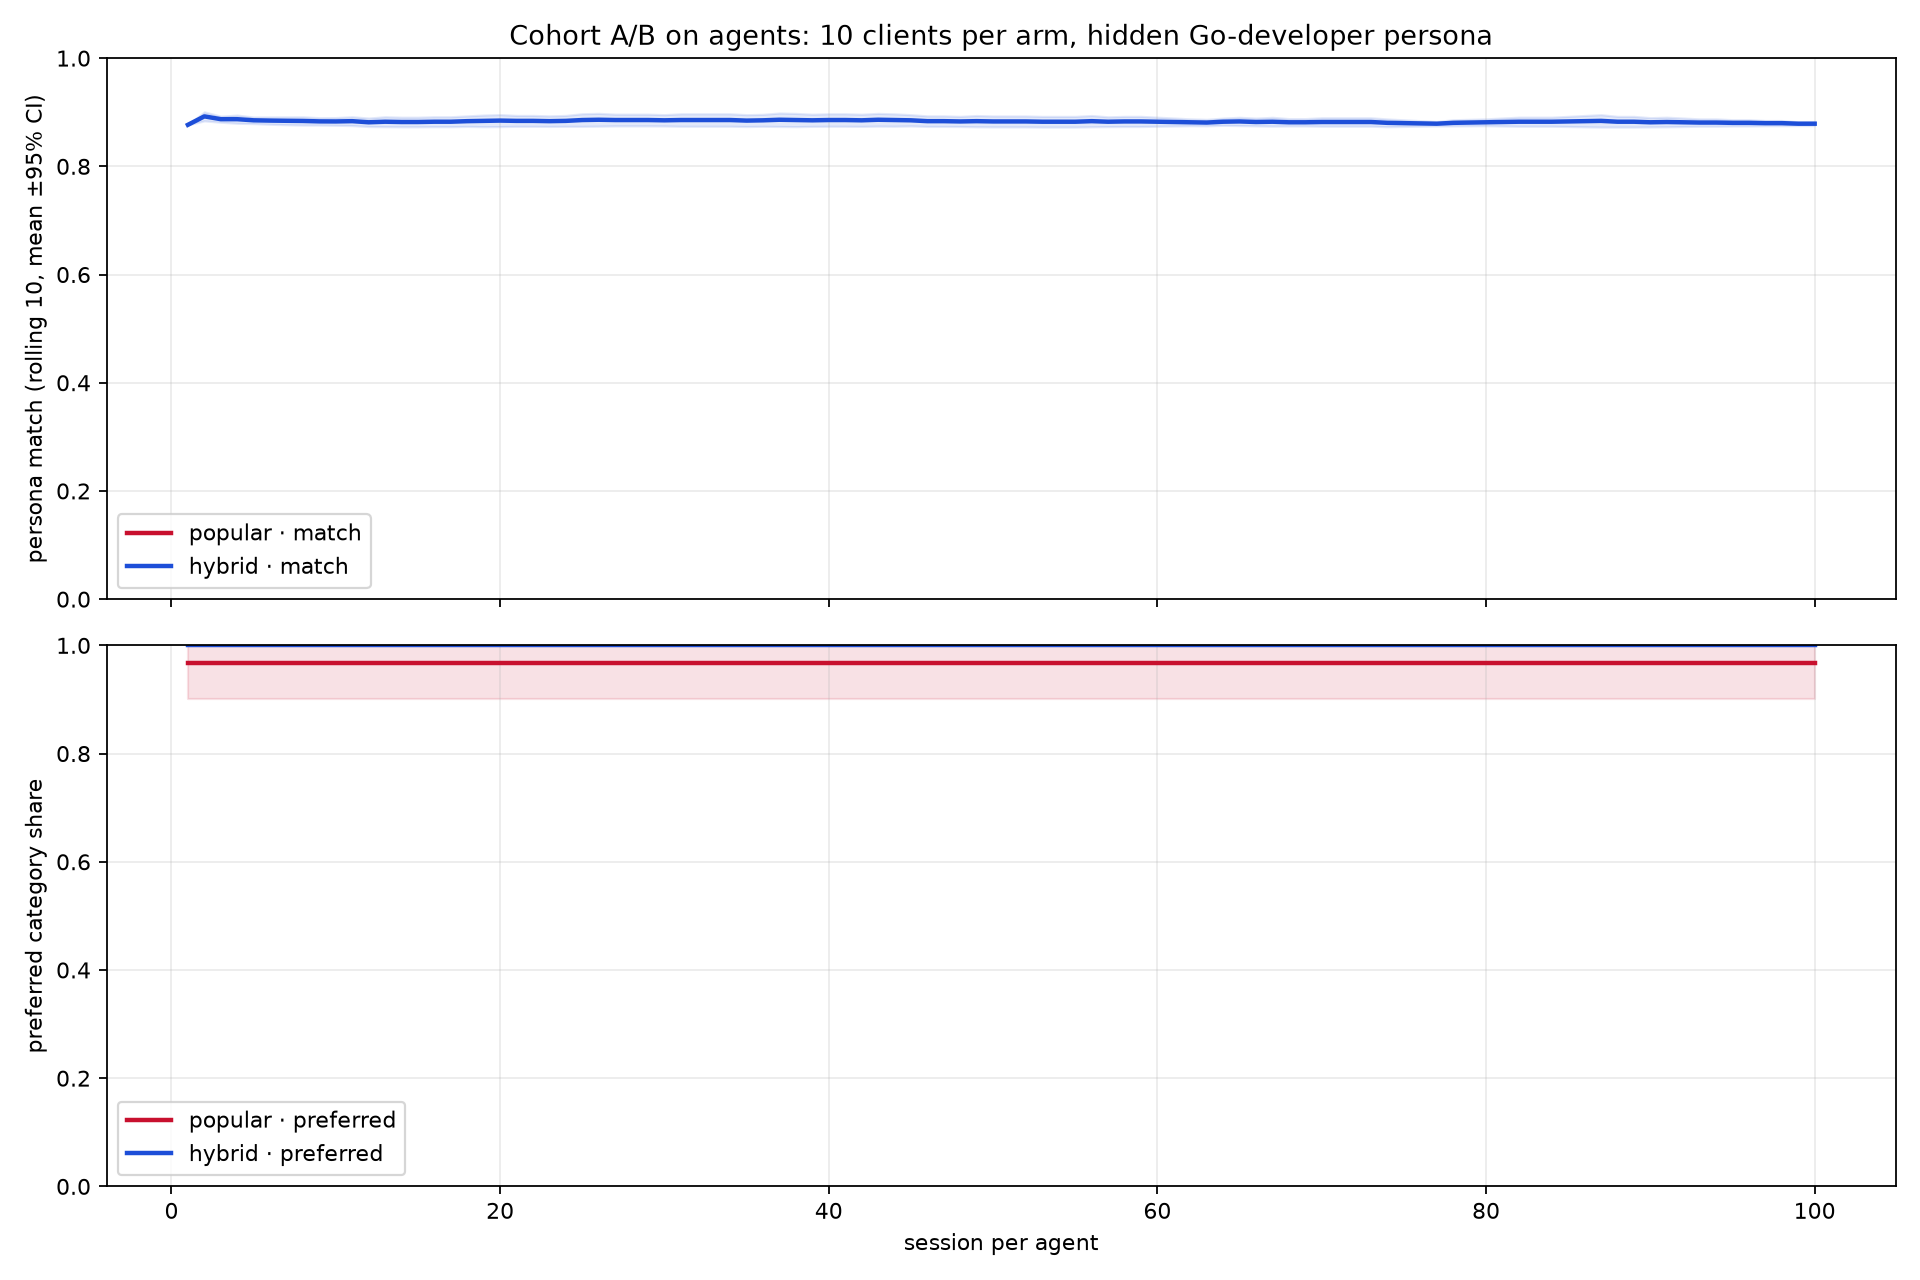

Recreate this plot in Python.
#!/usr/bin/env python3
"""Cohort A/B on agents with the same hidden persona.

20 synthetic clients share a hidden "Go backend developer" profile.
The profile is never sent to the service. Each client has its own history and
events; the recommender sees only client_id + purchases/events.

Arm A: 10 clients, forced `popular`.
Arm B: 10 clients, `hybrid` + feedback + exploration.
"""

from __future__ import annotations

import json
import math
import random
import subprocess
import urllib.request
from pathlib import Path

import matplotlib

matplotlib.use("Agg")
import matplotlib.pyplot as plt
import pandas as pd

BASE = "http://localhost:8080"
ROUNDS = 100
AGENTS_PER_ARM = 10
SEED = 23
CLIENTS = [f"smb-{i:03d}" for i in range(1, 2 * AGENTS_PER_ARM + 1)]

PERSONA = {
    "name": "Go backend developer",
    "category": {
        "devtools": 1.0, "security": 0.9, "backup": 0.85,
        "training": 0.5, "office": 0.3, "analytics": 0.2,
        "virtualization": 0.2, "communication": 0.1,
        "games": -1.0, "graphics": -0.8, "cad": -0.6,
    },
    "keywords": {
        "ide": 0.5, "ci runner": 0.6, "security": 0.4, "backup": 0.4,
        "pdf": 0.2, "course": 0.1, "go": 0.4, "game": -0.8,
        "corel": -0.5, "cad": -0.5,
    },
    "preferred": {"devtools", "security", "backup", "training"},
}


def req(method: str, path: str, body=None):
    data = json.dumps(body).encode() if body is not None else None
    r = urllib.request.Request(
        BASE + path, data=data, method=method,
        headers={"Content-Type": "application/json"} if body is not None else {},
    )
    with urllib.request.urlopen(r, timeout=60) as x:
        return json.load(x)


def utility(product: dict) -> float:
    text = " " + product["title"].lower() + " "
    score = PERSONA["category"].get(product["category"], 0.0)
    for word, boost in PERSONA["keywords"].items():
        if word in text:
            score += boost
    score -= product["price"] / 100000 * 0.05
    return score


def setup_client(client_id: str):
    req("POST", f"/v1/demo/clients/{client_id}/reset", {})
    for pid in ("prod-ide", "prod-ci"):
        req("POST", f"/v1/demo/clients/{client_id}/items", {"product_id": pid})


def run_agent(client_id: str, arm: str, products: dict[str, dict], seed: int) -> pd.DataFrame:
    rng = random.Random(seed)
    setup_client(client_id)
    rows = []
    for session in range(1, ROUNDS + 1):
        resp = req("POST", "/v1/recommendations", {"client_id": client_id, "strategy": arm})
        top = resp.get("recommendations", [])[:3]
        scored = [(utility(products.get(x["product_id"], {"title": x["title"], "category": "", "price": 0})), x)
                  for x in top]
        scored.sort(key=lambda x: -x[0])
        best_u, best = scored[0] if scored else (0, None)
        click_prob = 1 / (1 + math.exp(-1.5 * best_u)) if best else 0
        clicked = best is not None and rng.random() < click_prob
        purchase_prob = 1 / (1 + math.exp(-2.0 * (best_u - 0.4))) if best else 0
        purchased = clicked and rng.random() < purchase_prob
        if clicked:
            req("POST", "/v1/events", {
                "trace_id": resp["trace_id"], "client_id": client_id,
                "product_id": best["product_id"], "event": "clicked",
            })
        if purchased:
            req("POST", "/v1/events", {
                "trace_id": resp["trace_id"], "client_id": client_id,
                "product_id": best["product_id"], "event": "purchased",
            })
        match = sum(max(0, u) for u, _ in scored) / max(1, len(scored))
        preferred = sum(1 for _, x in scored
                        if products.get(x["product_id"], {}).get("category") in PERSONA["preferred"]) / max(1, len(scored))
        rows.append({
            "client_id": client_id, "arm": arm, "session": session,
            "match": match, "preferred_share": preferred,
            "clicked": int(clicked), "purchased": int(purchased),
        })
    return pd.DataFrame(rows)


def main() -> None:
    products = {p["id"]: p for p in req("GET", "/v1/products")}
    req("PUT", "/v1/admin/strategies/auto", {"enabled": False})

    rows = []
    for i, cid in enumerate(CLIENTS):
        arm = "popular" if i < AGENTS_PER_ARM else "hybrid"
        rows.append(run_agent(cid, arm, products, SEED + i))
    df = pd.concat(rows, ignore_index=True)

    out = Path(__file__).with_name("hidden_persona_cohort_ab.csv")
    df.to_csv(out, index=False)

    # Aggregate across agents per session.
    agg = df.groupby(["arm", "session"]).agg(
        match=("match", "mean"),
        match_se=("match", lambda x: x.std(ddof=1) / math.sqrt(len(x))),
        preferred=("preferred_share", "mean"),
        preferred_se=("preferred_share", lambda x: x.std(ddof=1) / math.sqrt(len(x))),
    ).reset_index()

    fig, axes = plt.subplots(2, 1, figsize=(12, 8), sharex=True)
    for arm, color in [("popular", "#c8102e"), ("hybrid", "#1d4ed8")]:
        sub = agg[agg.arm == arm].copy()
        for col, se_col, ax in [("match", "match_se", axes[0]),
                                 ("preferred", "preferred_se", axes[1])]:
            roll = sub[col].rolling(10, min_periods=1).mean()
            se = sub[se_col].rolling(10, min_periods=1).mean()
            ax.plot(sub.session, roll, label=f"{arm} · {col}", color=color, linewidth=2)
            ax.fill_between(sub.session, roll - 1.96 * se, roll + 1.96 * se,
                            color=color, alpha=0.12)
    axes[0].set_ylabel("persona match (rolling 10, mean ±95% CI)")
    axes[0].set_ylim(0, 1)
    axes[0].set_title(f"Cohort A/B on agents: {AGENTS_PER_ARM} clients per arm, hidden Go-developer persona")
    axes[0].legend()
    axes[0].grid(alpha=0.25)
    axes[1].set_xlabel("session per agent")
    axes[1].set_ylabel("preferred category share")
    axes[1].set_ylim(0, 1)
    axes[1].legend()
    axes[1].grid(alpha=0.25)
    fig.tight_layout()
    png = Path(__file__).with_name("hidden_persona_cohort_ab.png")
    fig.savefig(png, dpi=160)
    print("saved", png)
    print("saved", out)

    summary = df.groupby("arm").agg(
        match=("match", "mean"), preferred=("preferred_share", "mean"),
        clicks=("clicked", "sum"), purchases=("purchased", "sum"),
        agents=("client_id", "nunique"),
    ).reset_index()
    print(summary.to_string(index=False))

    # Restore the demo seed after the experiment.
    subprocess.run(
        ["go", "run", "./cmd/lk-advisor", "seed", "--seed", "42"],
        cwd=Path(__file__).resolve().parents[1],
        env={**__import__("os").environ, "DATABASE_URL": "postgres://lk:lk@localhost:55432/lk?sslmode=disable"},
        check=False,
    )


if __name__ == "__main__":
    main()
